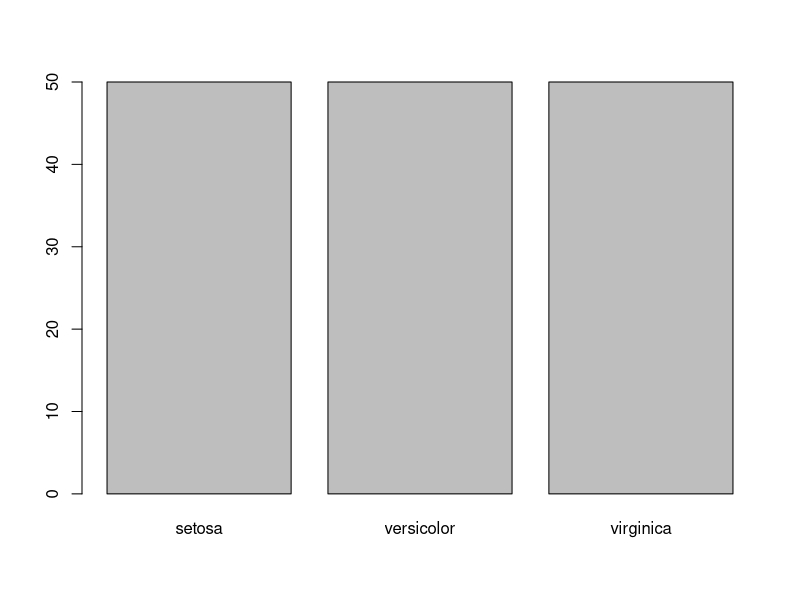
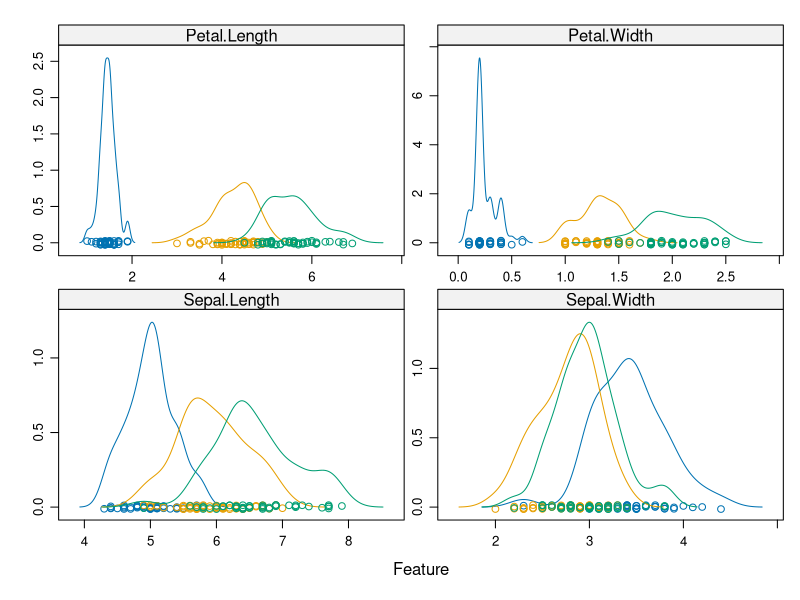

These charts were generated, in order, by the following R code:
#Consider the inbuilt iris dataset
#i) Create a variable "y" and attach to it the output attribute of the "iris" dataset.
#ii) Create a barplot to breakdown your output attribute.
#iii) Create a density plot matrix for each attribute by class value.

install.packages("caret")
library(caret)

data(iris)
dataset<-iris

x <- dataset[,1:4]
y <- dataset[,5]
plot(y)

scales <- list(x=list(relation="free"), y=list(relation="free"))
featurePlot(x=x, y=y, plot="density", scales=scales)